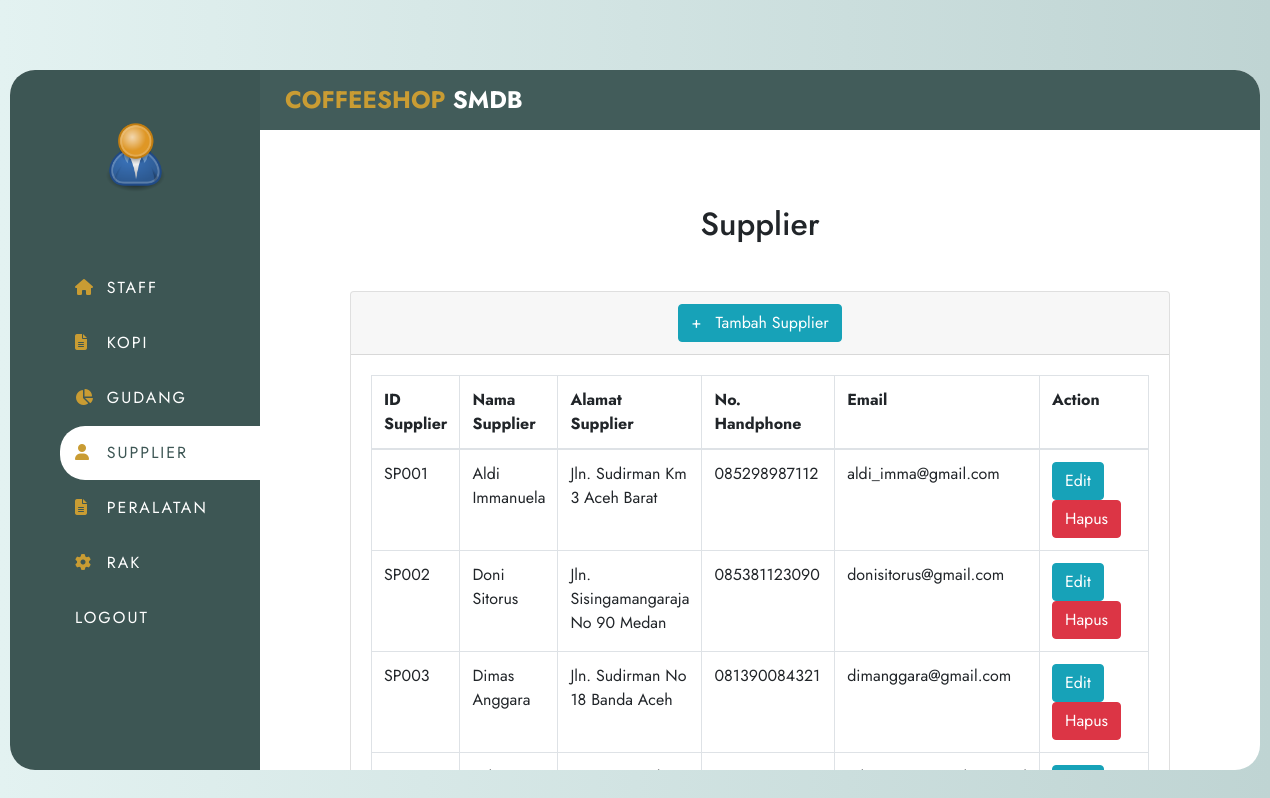
Screenshot of /manager/data_supplier.php with the database file from the repository.
### tables this page shows
CREATE TABLE `supplier` (
  `id_supplier` varchar(5) NOT NULL,
  `nama_supplier` varchar(100) NOT NULL,
  `alamat_supplier` varchar(100) NOT NULL,
  `no_hp` varchar(12) NOT NULL,
  `email` varchar(100) NOT NULL
);

### manager/data_supplier.php (the view, shortened to what this page needs)
<?php
  include('../koneksi.php');
?>
<!DOCTYPE html>
<html>
  <head>
    <link rel="stylesheet" href="../assets/src/css/data.css">
	<link rel="stylesheet" href="gaya.css">
  <?php require 'header.php'; ?>
  </head>
  <body>
  <div class="wrapper">
		<div class="wrapper_inner">
			<div class="vertical_wrap">
			<div class="vertical_bar">
				<div class="profile_info">
					<div class="img_holder">
						<img src="../profil.png" alt="profile_pic">
					</div>
				</div>
				<ul class="menu">
					<ul class="menu">
					<li><a href="data_staff.php">
						<span class="icon"><i class="fas fa-home"></i></span>
						<span class="text">Staff</span>
					</a></li>
					<li><a href="data_kopi.php">
						<span class="icon"><i class="fas fa-file-alt"></i></span>
						<span class="text">Kopi</span>
					</a></li>
					<li><a href="data_gudang.php">
						<span class="icon"><i class="fas fa-chart-pie"></i></span>
						<span class="text">Gudang</span>
					</a></li>
					<li><a href="data_supplier.php"class="active">
						<span class="icon"><i class="fas fa-user"></i></span>
						<span class="text">Supplier</span>
					</a></li>
					<li><a href="data_peralatan.php">
						<span class="icon"><i class="fas fa-file-alt"></i></span>
						<span class="text">Peralatan</span>
					</a></li>
					<li><a href="data_rak.php">
						<span class="icon"><i class="fas fa-cog"></i></span>
						<span class="text">Rak</span>
					</a></li>
					<li><a href="../logout.php">
						<span class="text">Logout</span>
					</a></li>
				</ul>
			</div>
		</div>
		<div class="main_isi">
			<div class="top_bar">
				<div class="logo">
					Coffeeshop <span>SMDB</span>
				</div>
			</div>
			<div class="isi">
				<div class="content">
    <div class="item">
    <div class="container">
	<h2><center>Supplier</center></h2>
  <div class="card mt-5">
    <div class="card-header">
	 <center><a href="tambah_supplier.php"class="btn btn-info">+ &nbsp; Tambah Supplier</a><center>
    </div>
    <div class="card-body">
      <table class="table table-bordered">
        <tr>
          <th>ID Supplier</th>
          <th>Nama Supplier</th>
          <th>Alamat Supplier</th>
          <th>No. Handphone</th>
          <th>Email</th>
          <th width="200px">Action</th>
        </tr>
    <tbody>
      <?php
      $query = "SELECT * FROM supplier ORDER BY id_supplier ASC";
      $result = mysqli_query($koneksi, $query);
      while($row = mysqli_fetch_assoc($result))
      {
      ?>
       <tr>
          <td><?php echo $row['id_supplier']; ?></td>
          <td><?php echo $row['nama_supplier']; ?></td>
          <td><?php echo $row['alamat_supplier']; ?></td>
          <td><?php echo $row['no_hp']; ?></td>
          <td><?php echo $row['email']; ?></td>
          <td class="action">
              <a href="edit_supplier.php?id_supplier=<?php echo $row['id_supplier']; ?>"class="btn btn-info">Edit</a>
              <a href="../assets/src/proses/supplier/proses_hapus.php?id_supplier=<?php echo $row['id_supplier']; ?>" onclick="return confirm('Anda yakin akan menghapus data ini?')"class='btn btn-danger'>Hapus</a>
          </td>
      </tr>
      <?php
      }
      ?>
    </tbody>
    </table>
    </div>
	</div>
  </body>
</html>

### assets/src/css/data.css (style rules this page uses)
body { position:center; margin: 0; padding: 0; }
.action { width: 160px; }

### manager/gaya.css (style rules this page uses)
* { list-style: none; text-decoration: none; margin: 0; padding: 0; box-sizing: border-box; font-family: 'Jost', sans-serif; }
body { background: linear-gradient(to right, #e3f2f1, #bfd4d3); }
.wrapper { margin: 0 10px; }
.wrapper_inner { position: relative; max-width: 1250px; width: 100%; height: 700px; background: #fff; margin: 30px auto; border-radius: 25px; display: flex; }
.vertical_wrap { position: relative; height: 100%; }
.vertical_bar { width: 250px; background: #3d5654; height: 100%; border-top-left-radius: 25px; border-bottom-left-radius: 25px; position: relative; }
.vertical_bar .profile_info { text-align: center; padding: 50px 25px; }
.vertical_bar .profile_info img { width: 75px; }
.vertical_bar .menu { padding-left: 25px; }
.vertical_bar .menu li a { display: block; padding: 15px; text-transform: uppercase; color: #fff; letter-spacing: 2px; border-top-left-radius: 25px; border-bottom-left-radius: 25px; margin-bottom: 1px; }
.vertical_bar .menu li a .icon { color: #c99c33; width: 25px; display: inline-block; }
.vertical_bar .menu li a:hover, .vertical_bar .menu li a.active { background: #fff; color: #3d5654; }
.main_isi { width: calc(100% - 300px); }
.main_isi .top_bar { height: 60px; width:1000px; background: #425c5a; border-top-right-radius: 25px; padding: 15px 25px; display: flex; align-items: center; }
.top_bar .logo { font-size: 24px; font-weight: 700; text-transform: uppercase; color: #c99c33; }
.top_bar .logo span { color: #ffff; }
.main_isi .isi { padding: 25px; height: calc(100% - 60px); overflow: auto; width:1000px; }
.main_isi .isi .item { background: #fff; padding: 50px; margin-bottom: 25px; position:left; }

### rows the page displays
supplier: id_supplier "SP001", nama_supplier "Aldi Immanuela", alamat_supplier "Jln. Sudirman Km 3 Aceh Barat", no_hp "085298987112", email "aldi_imma@gmail.com"
supplier: id_supplier "SP002", nama_supplier "Doni Sitorus", alamat_supplier "Jln. Sisingamangaraja No 90 Medan", no_hp "085381123090", email "donisitorus@gmail.com"
supplier: id_supplier "SP003", nama_supplier "Dimas Anggara", alamat_supplier "Jln. Sudirman No 18 Banda Aceh", no_hp "081390084321", email "dimanggara@gmail.com"
